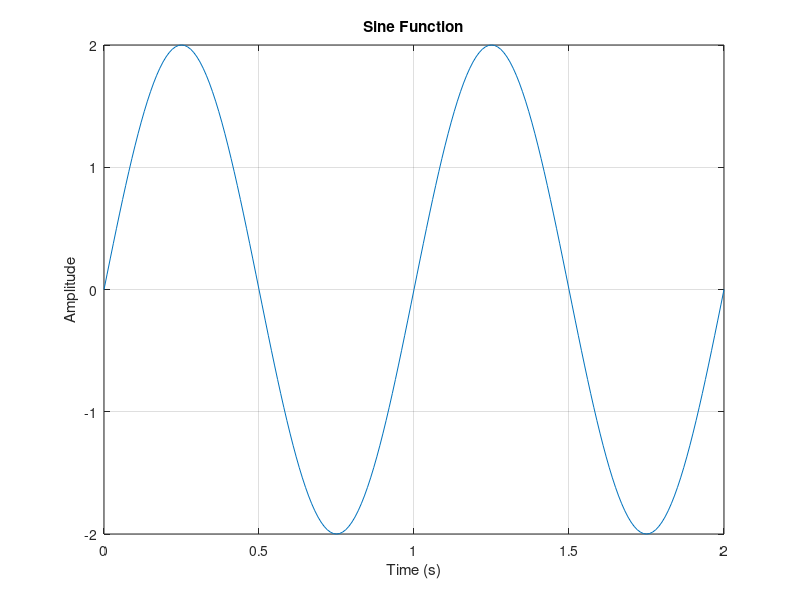
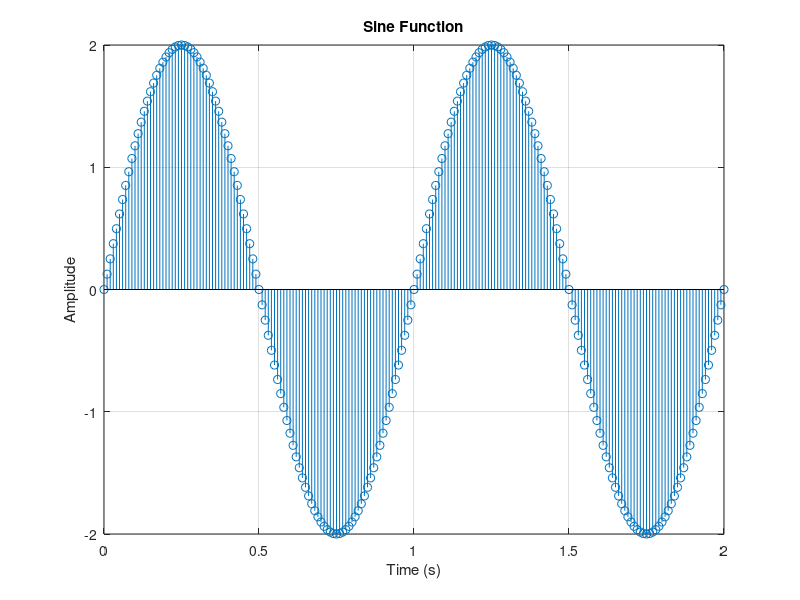
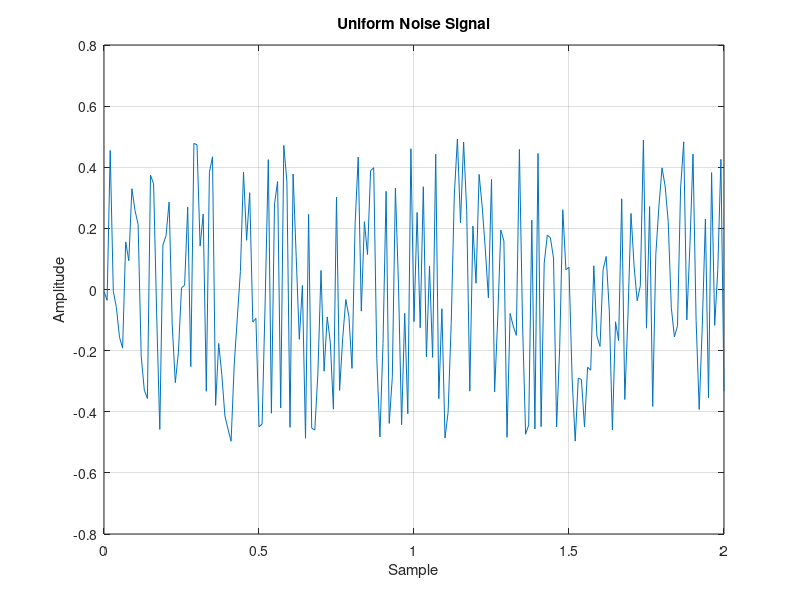
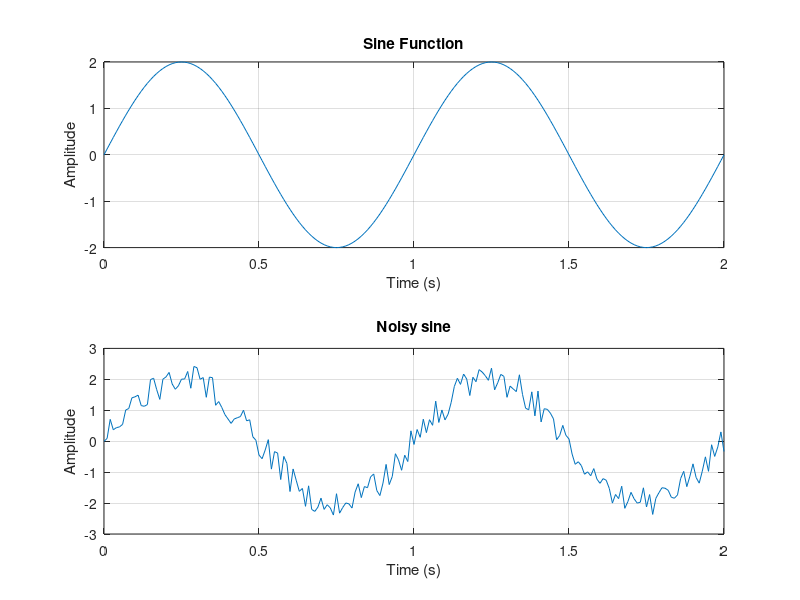

Write MATLAB code to recreate these figures, in order.
%% *Homework 1*

%% Clear the workspace
close all;
clear;
clc;

%% Homework 1_1
%
% This cell is about, plotting Sine wave with "plot function" and "stem function"
%
% Now we declare variables first
%
Ts = 0.01;
amp = 2;
t = 0:Ts:2;
f0 = 1;
w = 2 * pi * f0;
signal = amp * sin(w * t);
%%%
% Now we plot signla with two functions "plot and stem"
%
figure('Name', 'Sine Plot');
plot(t, signal, 'LineWidth', 0.5);
xlabel('Time (s)');
ylabel('Amplitude');
title('Sine Function');
grid on;

figure('Name', 'Sine Stem');
stem(t, signal, 'LineWidth', 0.5);
xlabel('Time (s)');
ylabel('Amplitude');
title('Sine Function');
grid on;
%% Homework1_2
%
% This cell is about showing uniform random noise and adding it with sinusoidal wave
% Now first declare variables that we need for this task
%
Ts = 0.01;
amp = 2;
t = 0:Ts:2;
f0 = 1;
w = 2 * pi * f0;
signal = amp * sin(w * t);
size_t = size(t);
%%%
% Here we declare the signals we want to plot
%
stochastic_signal = rand(1, size_t(2)) - 0.5;
noisy_signal = signal + stochastic_signal;
%%%
% Plotting the Uniform Noise Signal
%
figure('Name', 'Uniform Noise Signal');
plot(t, stochastic_signal);
title('Uniform Noise Signal');
xlabel('Sample');
ylabel('Amplitude');
grid on;
%%%
% Plotting sine wave with and without noise
%
figure('Name', 'Sine Waves');
subplot(2, 1, 1)
plot(t, signal);
title('Sine Function');
xlabel('Time (s)');
ylabel('Amplitude');
grid on;

subplot(2, 1, 2)
plot(t, noisy_signal);
title('Noisy sine');
xlabel('Time (s)');
ylabel('Amplitude');
grid on;

%% Homework1_3
%
% In this task we use "conv" function to convolve sinusoidal wave with "Moving average"
% This task splits in two parts:
% Firstly, we have M1=0,M2=20 so we should designate variables in order to meet the needs
%
% Now we declare variables
Ts = 0.01;
amp = 2;
t = 0:Ts:2;
f0 = 1;
w = 2 * pi * f0;
signal = amp * sin(w * t);
size_t = size(t);
M1 = 0;
M2 = 20;
amp_mov = 1 / (M1 + M2 + 1);
uni = ones(1, M1 + M2 + 1);
%%%
% Here we declare the signals needed to plot
%
stochastic_signal = rand(1, size_t(2)) - 0.5;
noisy_signal = signal + stochastic_signal;
smoothed_sine = amp_mov * conv(noisy_signal, uni, 'same');
%%%
% Here we plot the Signal after convolution and before convolution
%
figure('Name', 'Moving Averaged Sine');
plot(t, smoothed_sine);
title('Moving Averaged Sine');
xlabel('Time (s)');
ylabel('Amplitude');
grid on;
hold on
plot(t, signal);
legend("Convolved Signal", "Original Signal");
%
%% homework1_3_2
% In this part we want to do the same as latest task but with different M1 and M2
% We set M1=M2=10 and try to plot the wave and see how much difference it shows
%
% Now we declare variables needed to complete the task
Ts = 0.01;
amp = 2;
t = 0:Ts:2;
f0 = 1;
w = 2 * pi * f0;
signal = amp * sin(w * t);
size_t = size(t);
M1 = 10;
M2 = 10;
amp_mov = 1 / (M1 + M2 + 1);
%%%
% Here we declare signals needed to plot
stochastic_signal = rand(1, size_t(2)) - 0.5;
noisy_signal = signal + stochastic_signal;
uni = ones(1, 21);
smoothed_sine = amp_mov * conv(uni, noisy_signal);
shifted_sine = smoothed_sine(M1 + M2 + 1:end);
%%%
% We plot convolved signal and sine signal
figure('Name', 'Moving Averaged Sine');
subplot(2, 1, 1)
plot(t, shifted_sine);
title('shifted Sine');
xlabel('Time (s)');
ylabel('Amplitude');
grid on;

subplot(2, 1, 2)
plot(t, signal);
title('sine');
xlabel('Time (s)');
ylabel('Amplitude');
grid on;
%%%
% After plotting we see that we have delays when we are using conv function
% Also we see that if we use M1=M2=10 compare to M1=0, M2=20, we have more delays

%% Homework1_4
% The purpose of this task is using filter function and compare it with conv function
%
% Here first we declare needed variables
Ts = 0.01;
amp = 2;
t = 0:Ts:2;
f0 = 1;
w = 2 * pi * f0;
signal = amp * sin(w * t);
size_t = size(t);
M1 = 0;
M2 = 20;
amp_mov = 1 / (M1 + M2 + 1);
n = -M1:M2;
N = size_t(2);
%%%
% Here we declare Signals needed to plot
stochastic_signal = rand(1, size_t(2)) - 0.5;
noisy_signal = signal + stochastic_signal;
uni = ones(1, M1 + M2 + 1);
transfer_function = amp_mov * uni;
filtered_signal = filter(transfer_function, 1, noisy_signal);
smoothed_sine = amp_mov * conv(noisy_signal, uni, 'same');
%%%
% Now we plot signals with "conv" and "filter"
% We demonstrate the shifts and differences of signals with one another
figure('Name', 'Moving Averaged Sine');
plot(t, smoothed_sine);
title('Moving Averaged Sine');
xlabel('Time (s)');
ylabel('Amplitude');
grid on;
hold on
plot(t, filtered_signal);
legend("Convolved Signal", "filtered Signal");
%% Homework1_5
